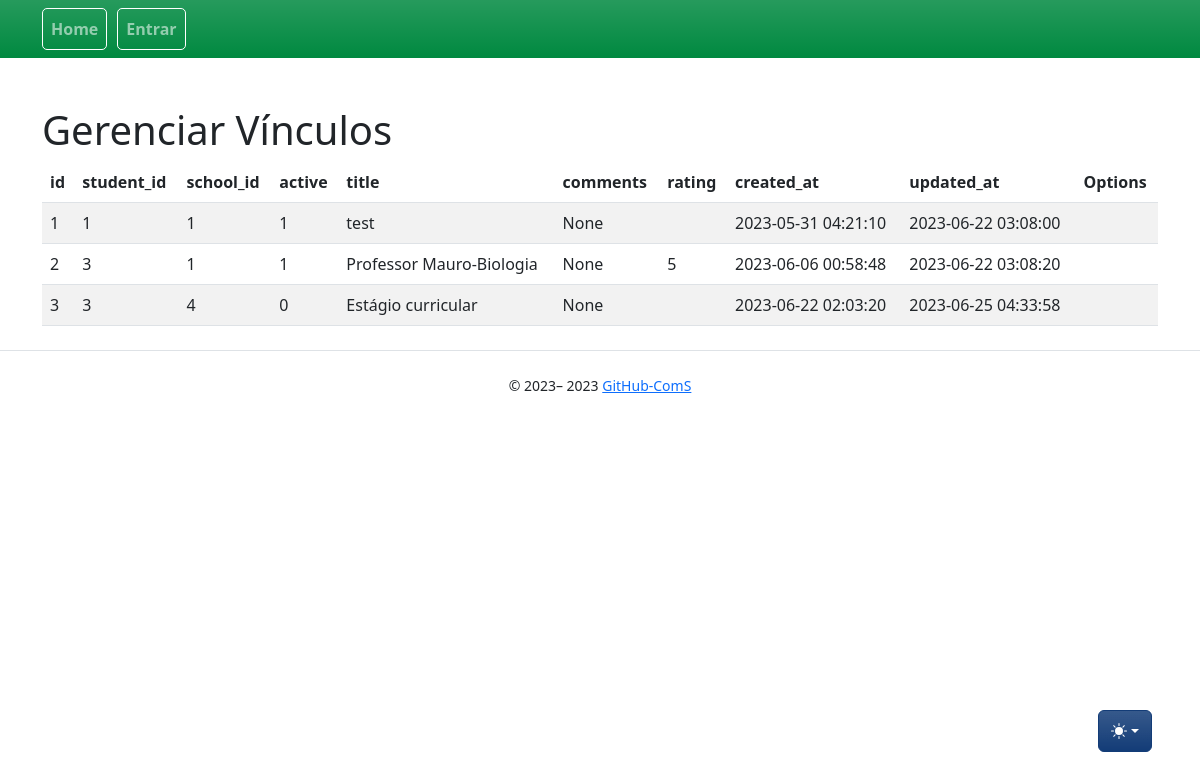
/linkages/, run on the app's committed database.
### app/models/linkage.py (models this page shows, shortened)
class Linkage(db.Model):
    __tablename__ = "linkage"
    id = db.Column(db.Integer, primary_key=True)
    title = db.Column(db.String)
    rating = db.Column(db.String(6))
    comments = db.Column(db.String)
    active = db.Column(db.Integer)
    student_id = db.Column(db.Integer, db.ForeignKey("user.id"), nullable=False)
    student = db.relationship("User", backref="linkage", foreign_keys=[student_id], lazy=True)
    school_id = db.Column(db.Integer, db.ForeignKey("school.id"), nullable=False)
    school = db.relationship("School", backref="linkage", foreign_keys=[school_id])
    start_date = db.Column(db.DateTime)
    end_date = db.Column(db.DateTime)
    created_at = db.Column(db.DateTime, nullable=False, default=func.now())
    updated_at = db.Column(
        db.DateTime, nullable=False, default=func.now(), onupdate=func.now()
    )

### app/controllers/linkages_controllers.py (the view)
@bp.route("/", methods=["GET"])
def index():
    linkages = Linkage.query.all()
    return render_template(_j.index, entities=linkages, **properties)

### app/templates/linkages/index.jinja2 (shortened to what this page needs)
{% extends "base.jinja2" %}
{% from 'bootstrap5/utils.html' import render_icon %}
{% from 'macros/component_confirm_modal.jinja2' import confirmModalMacro, confirmModalScript %}
{% block head %}
{{ super() }}
{% endblock %}
{% block content %}
<div class="table-wrapper">
    <div class="table-title">
        <div class="row">
            <div class="col-sm-6">
                <h1>Gerenciar {{collection_name}}</h1>
            </div>
            <div class="col-sm-6">
            </div>
        </div>
    </div>
    <table class="table table-striped table-hover">
        <thead>
            <tr>
                {% for field in list_fields %}
                <th>{{ field }}</th>
                {% endfor %}
                <th>Options</th>
            </tr>
        </thead>
        <tbody>
            {% for entity in entities %}
            <tr>
                {% for field in list_fields %}
                <td>{{ entity[field] }}</td>
                {% endfor %}
                <td>
                    <a class="btn" href="{{ url_for('linkages.show', id=entity.id) }}" title="View"> {{
                        render_icon('search') }} </a>
                </td>
            </tr>
            {% endfor %}
        </tbody>
    </table>
</div>
{% endblock %}

### data on the page
Linkage: id "1" "1" "1" "1" "test" "None" "2023-05-31 04:21:10" "2023-06-22 03:08:00"
Linkage: id "2" "3" "1" "1" "Professor Mauro-Biologia" "None" "5" "2023-06-06 00:58:48" "2023-06-22 03:08:20"
Linkage: id "3" "3" "4" "0" "Estágio curricular" "None" "2023-06-22 02:03:20" "2023-06-25 04:33:58"

### other printed values
{{ render_nav_item('main.index', 'Home') }} "Home"
{{ render_nav_item('auth.login', 'Entrar') }} "Entrar"
{{ collection_name }} "Vínculos"
{{ field }} "id" "student_id" "school_id" "active" "title" "comments" "rating" "created_at" "updated_at"
